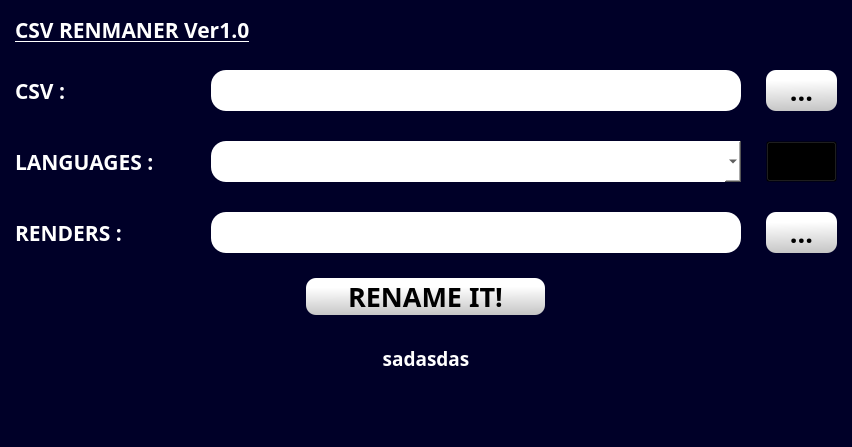
<?xml version="1.0" encoding="UTF-8"?>
<ui version="4.0">
 <class>MainWindow</class>
 <widget class="QMainWindow" name="MainWindow">
  <property name="enabled">
   <bool>true</bool>
  </property>
  <property name="geometry">
   <rect>
    <x>0</x>
    <y>0</y>
    <width>852</width>
    <height>445</height>
   </rect>
  </property>
  <property name="font">
   <font>
    <family>Malgun Gothic</family>
    <pointsize>10</pointsize>
   </font>
  </property>
  <property name="windowTitle">
   <string>MainWindow</string>
  </property>
  <property name="styleSheet">
   <string notr="true">background-color: rgb(0, 0, 40);</string>
  </property>
  <widget class="QWidget" name="centralwidget">
   <property name="font">
    <font>
     <weight>75</weight>
     <bold>true</bold>
    </font>
   </property>
   <layout class="QVBoxLayout" name="verticalLayout">
    <property name="spacing">
     <number>25</number>
    </property>
    <property name="leftMargin">
     <number>15</number>
    </property>
    <property name="topMargin">
     <number>15</number>
    </property>
    <property name="rightMargin">
     <number>15</number>
    </property>
    <property name="bottomMargin">
     <number>15</number>
    </property>
    <item>
     <layout class="QGridLayout" name="gridLayout">
      <item row="1" column="0">
       <widget class="QLabel" name="CSV_Renamer">
        <property name="enabled">
         <bool>false</bool>
        </property>
        <property name="font">
         <font>
          <family>Rockwell</family>
          <pointsize>16</pointsize>
          <weight>75</weight>
          <bold>true</bold>
          <underline>true</underline>
         </font>
        </property>
        <property name="styleSheet">
         <string notr="true">background-color:none;
color: rgb(255, 255, 255);</string>
        </property>
        <property name="text">
         <string>CSV RENMANER Ver1.0</string>
        </property>
       </widget>
      </item>
     </layout>
    </item>
    <item>
     <layout class="QGridLayout" name="gridLayout_4">
      <property name="horizontalSpacing">
       <number>25</number>
      </property>
      <item row="0" column="1">
       <widget class="QTextEdit" name="CSV_FilePath">
        <property name="sizePolicy">
         <sizepolicy hsizetype="Preferred" vsizetype="Fixed">
          <horstretch>0</horstretch>
          <verstretch>0</verstretch>
         </sizepolicy>
        </property>
        <property name="maximumSize">
         <size>
          <width>557</width>
          <height>41</height>
         </size>
        </property>
        <property name="font">
         <font>
          <family>Malgun Gothic</family>
          <pointsize>10</pointsize>
          <weight>75</weight>
          <bold>true</bold>
         </font>
        </property>
        <property name="styleSheet">
         <string notr="true">color: rgb(0, 0, 0);
background-color: rgb(255, 255, 255);
border-radius:15px;
</string>
        </property>
        <property name="html">
         <string>&lt;!DOCTYPE HTML PUBLIC &quot;-//W3C//DTD HTML 4.0//EN&quot; &quot;http://www.w3.org/TR/REC-html40/strict.dtd&quot;&gt;
&lt;html&gt;&lt;head&gt;&lt;meta name=&quot;qrichtext&quot; content=&quot;1&quot; /&gt;&lt;style type=&quot;text/css&quot;&gt;
p, li { white-space: pre-wrap; }
&lt;/style&gt;&lt;/head&gt;&lt;body style=&quot; font-family:'Malgun Gothic'; font-size:10pt; font-weight:600; font-style:normal;&quot;&gt;
&lt;p align=&quot;center&quot; style=&quot;-qt-paragraph-type:empty; margin-top:0px; margin-bottom:0px; margin-left:0px; margin-right:0px; -qt-block-indent:0; text-indent:0px; font-family:'MS Shell Dlg 2'; font-size:8.25pt; font-weight:400;&quot;&gt;&lt;br /&gt;&lt;/p&gt;&lt;/body&gt;&lt;/html&gt;</string>
        </property>
       </widget>
      </item>
      <item row="0" column="0">
       <widget class="QLabel" name="csv_inpu">
        <property name="maximumSize">
         <size>
          <width>171</width>
          <height>41</height>
         </size>
        </property>
        <property name="font">
         <font>
          <family>Rockwell</family>
          <pointsize>16</pointsize>
          <weight>75</weight>
          <bold>true</bold>
         </font>
        </property>
        <property name="styleSheet">
         <string notr="true">background-color:none;
color: rgb(255, 255, 255);</string>
        </property>
        <property name="text">
         <string>CSV :                        </string>
        </property>
       </widget>
      </item>
      <item row="0" column="2">
       <widget class="QPushButton" name="csv">
        <property name="maximumSize">
         <size>
          <width>71</width>
          <height>41</height>
         </size>
        </property>
        <property name="font">
         <font>
          <family>Rockwell</family>
          <pointsize>20</pointsize>
          <weight>75</weight>
          <bold>true</bold>
         </font>
        </property>
        <property name="styleSheet">
         <string notr="true">background-color: qlineargradient(spread:pad, x1:1, y1:1, x2:0.971591, y2:0.227, stop:0 rgba(196, 196, 196, 255), stop:1 rgba(255, 255, 255, 255));
color: rgb(0, 0, 0);
border-radius:10px



</string>
        </property>
        <property name="text">
         <string>...</string>
        </property>
       </widget>
      </item>
     </layout>
    </item>
    <item>
     <layout class="QGridLayout" name="gridLayout_3">
      <property name="topMargin">
       <number>5</number>
      </property>
      <property name="rightMargin">
       <number>0</number>
      </property>
      <property name="bottomMargin">
       <number>5</number>
      </property>
      <property name="horizontalSpacing">
       <number>25</number>
      </property>
      <property name="verticalSpacing">
       <number>0</number>
      </property>
      <item row="0" column="1">
       <widget class="QComboBox" name="comboBox">
        <property name="maximumSize">
         <size>
          <width>557</width>
          <height>41</height>
         </size>
        </property>
        <property name="styleSheet">
         <string notr="true">color: rgb(0, 0, 0);
background-color: rgb(255, 255, 255);
border-radius:15px;
border:none;</string>
        </property>
       </widget>
      </item>
      <item row="0" column="0">
       <widget class="QLabel" name="lang">
        <property name="maximumSize">
         <size>
          <width>171</width>
          <height>41</height>
         </size>
        </property>
        <property name="font">
         <font>
          <family>Rockwell</family>
          <pointsize>16</pointsize>
          <weight>75</weight>
          <bold>true</bold>
         </font>
        </property>
        <property name="styleSheet">
         <string notr="true">background-color:none;
color: rgb(255, 255, 255);</string>
        </property>
        <property name="text">
         <string>LANGUAGES :    </string>
        </property>
       </widget>
      </item>
      <item row="0" column="2">
       <widget class="QPushButton" name="submit_2">
        <property name="sizePolicy">
         <sizepolicy hsizetype="Minimum" vsizetype="Fixed">
          <horstretch>0</horstretch>
          <verstretch>0</verstretch>
         </sizepolicy>
        </property>
        <property name="maximumSize">
         <size>
          <width>71</width>
          <height>41</height>
         </size>
        </property>
        <property name="font">
         <font>
          <family>Rockwell</family>
          <pointsize>20</pointsize>
          <weight>75</weight>
          <bold>true</bold>
         </font>
        </property>
        <property name="styleSheet">
         <string notr="true">background-color: transparent;</string>
        </property>
        <property name="text">
         <string>...</string>
        </property>
       </widget>
      </item>
     </layout>
    </item>
    <item>
     <layout class="QGridLayout" name="gridLayout_2" columnminimumwidth="0,0,0">
      <property name="horizontalSpacing">
       <number>25</number>
      </property>
      <item row="0" column="1">
       <widget class="QTextEdit" name="Image_FilePath">
        <property name="sizePolicy">
         <sizepolicy hsizetype="Preferred" vsizetype="Fixed">
          <horstretch>0</horstretch>
          <verstretch>0</verstretch>
         </sizepolicy>
        </property>
        <property name="maximumSize">
         <size>
          <width>557</width>
          <height>41</height>
         </size>
        </property>
        <property name="font">
         <font>
          <family>Malgun Gothic</family>
          <pointsize>10</pointsize>
          <weight>75</weight>
          <bold>true</bold>
         </font>
        </property>
        <property name="styleSheet">
         <string notr="true">color: rgb(0, 0, 0);
background-color: rgb(255, 255, 255);
border-radius:15px;
border:none;</string>
        </property>
        <property name="html">
         <string>&lt;!DOCTYPE HTML PUBLIC &quot;-//W3C//DTD HTML 4.0//EN&quot; &quot;http://www.w3.org/TR/REC-html40/strict.dtd&quot;&gt;
&lt;html&gt;&lt;head&gt;&lt;meta name=&quot;qrichtext&quot; content=&quot;1&quot; /&gt;&lt;style type=&quot;text/css&quot;&gt;
p, li { white-space: pre-wrap; }
&lt;/style&gt;&lt;/head&gt;&lt;body style=&quot; font-family:'Malgun Gothic'; font-size:10pt; font-weight:600; font-style:normal;&quot;&gt;
&lt;p align=&quot;center&quot; style=&quot;-qt-paragraph-type:empty; margin-top:0px; margin-bottom:0px; margin-left:0px; margin-right:0px; -qt-block-indent:0; text-indent:0px; font-family:'MS Shell Dlg 2'; font-size:8.25pt; font-weight:400;&quot;&gt;&lt;br /&gt;&lt;/p&gt;&lt;/body&gt;&lt;/html&gt;</string>
        </property>
       </widget>
      </item>
      <item row="0" column="0">
       <widget class="QLabel" name="renders">
        <property name="maximumSize">
         <size>
          <width>171</width>
          <height>41</height>
         </size>
        </property>
        <property name="font">
         <font>
          <family>Rockwell</family>
          <pointsize>16</pointsize>
          <weight>75</weight>
          <bold>true</bold>
         </font>
        </property>
        <property name="styleSheet">
         <string notr="true">background-color:none;
color: rgb(255, 255, 255);</string>
        </property>
        <property name="text">
         <string>RENDERS :             </string>
        </property>
       </widget>
      </item>
      <item row="0" column="2">
       <widget class="QPushButton" name="image_choose">
        <property name="maximumSize">
         <size>
          <width>71</width>
          <height>41</height>
         </size>
        </property>
        <property name="font">
         <font>
          <family>Rockwell</family>
          <pointsize>20</pointsize>
          <weight>75</weight>
          <bold>true</bold>
         </font>
        </property>
        <property name="styleSheet">
         <string notr="true">background-color: qlineargradient(spread:pad, x1:1, y1:1, x2:0.971591, y2:0.227, stop:0 rgba(196, 196, 196, 255), stop:1 rgba(255, 255, 255, 255));
color: rgb(0, 0, 0);
border-radius:10px

</string>
        </property>
        <property name="text">
         <string>...</string>
        </property>
       </widget>
      </item>
     </layout>
    </item>
    <item>
     <layout class="QGridLayout" name="gridLayout_5">
      <item row="0" column="0">
       <widget class="QPushButton" name="submit">
        <property name="maximumSize">
         <size>
          <width>239</width>
          <height>43</height>
         </size>
        </property>
        <property name="font">
         <font>
          <family>Rockwell</family>
          <pointsize>20</pointsize>
          <weight>75</weight>
          <bold>true</bold>
         </font>
        </property>
        <property name="styleSheet">
         <string notr="true">background-color: qlineargradient(spread:pad, x1:1, y1:1, x2:0.971591, y2:0.227, stop:0 rgba(196, 196, 196, 255), stop:1 rgba(255, 255, 255, 255));
color: rgb(0, 0, 0);
border-radius:10px

</string>
        </property>
        <property name="text">
         <string>RENAME IT!</string>
        </property>
       </widget>
      </item>
     </layout>
    </item>
    <item>
     <widget class="QTextEdit" name="msg">
      <property name="font">
       <font>
        <family>Malgun Gothic</family>
        <weight>75</weight>
        <bold>true</bold>
       </font>
      </property>
      <property name="styleSheet">
       <string notr="true">background:transparent;
color: rgb(255, 255, 255);</string>
      </property>
      <property name="html">
       <string>&lt;!DOCTYPE HTML PUBLIC &quot;-//W3C//DTD HTML 4.0//EN&quot; &quot;http://www.w3.org/TR/REC-html40/strict.dtd&quot;&gt;
&lt;html&gt;&lt;head&gt;&lt;meta name=&quot;qrichtext&quot; content=&quot;1&quot; /&gt;&lt;style type=&quot;text/css&quot;&gt;
p, li { white-space: pre-wrap; }
&lt;/style&gt;&lt;/head&gt;&lt;body style=&quot; font-family:'Malgun Gothic'; font-size:8.25pt; font-weight:600; font-style:normal;&quot;&gt;
&lt;p align=&quot;center&quot; style=&quot; margin-top:0px; margin-bottom:0px; margin-left:0px; margin-right:0px; -qt-block-indent:0; text-indent:0px;&quot;&gt;&lt;span style=&quot; font-family:'MS Shell Dlg 2'; font-size:14pt;&quot;&gt;sadasdas&lt;/span&gt;&lt;/p&gt;&lt;/body&gt;&lt;/html&gt;</string>
      </property>
     </widget>
    </item>
   </layout>
  </widget>
  <widget class="QStatusBar" name="statusbar">
   <property name="styleSheet">
    <string notr="true">color: rgb(255, 255, 255);</string>
   </property>
  </widget>
  <action name="action_Rename">
   <property name="text">
    <string>&amp;Csv_Renamer</string>
   </property>
  </action>
  <action name="actionExit">
   <property name="text">
    <string>&amp;Exit</string>
   </property>
  </action>
 </widget>
 <resources>
  <include location="bg.qrc"/>
 </resources>
 <connections/>
</ui>
